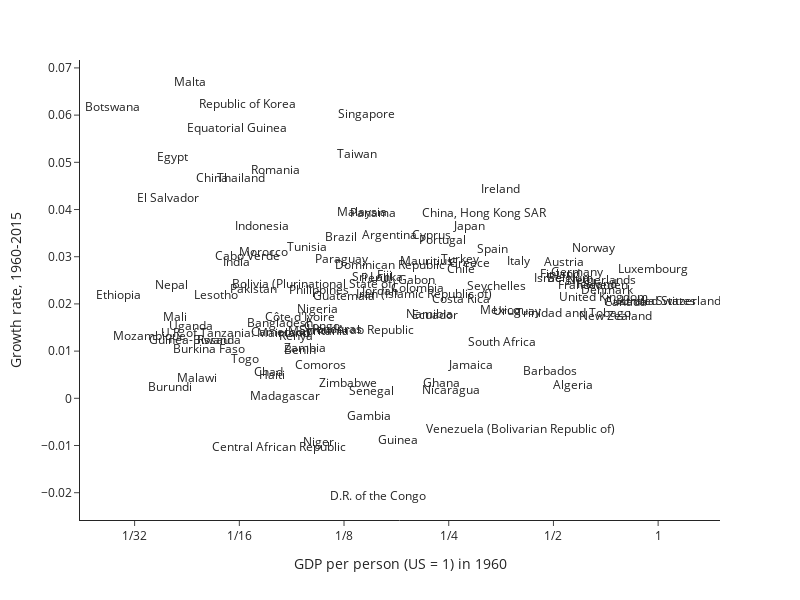

The cell this chart's notebook holds for it:
### Markdown cell above
Does it look identical to Jones' figure? Look at Norway!

## Replicating Figure 26

### Code cell
fig = px.scatter(data_for_plot, 'rgdpc1960_rel_us', 'rgdpc_growth', 
                 text = data_for_plot.index, 
                 log_x = True)

fig.update_layout(template = 'simple_white',
                  width = 800, height = 600,
                  xaxis_title = 'GDP per person (US = 1) in 1960',
                  yaxis_title = 'Growth rate, 1960-2015')
fig.update_xaxes(tickvals = [1/32, 1/16, 1/8, 1/4, 1/2, 1],
                 ticktext = ["1/32", "1/16", "1/8", "1/4", "1/2", "1"])
fig.update_traces(mode='text')

### Figure 1 — Plotly figure (JSON) as saved in the notebook; plotly's stock layout.template omitted (floating-point values rounded to 4 significant figures; data arrays with more than 128 entries replaced by an {"elided": "..."} marker saying what was removed)
{"data": [{"hovertemplate": "rgdpc1960_rel_us=%{x}<br>rgdpc_growth=%{y}<br>country=%{text}<extra></extra>", "legendgroup": "", "marker": {"color": "#636efa", "symbol": "circle"}, "mode": "text", "name": "", "orientation": "v", "showlegend": false, "text": {"elided": "183 str values"}, "type": "scatter", "x": {"elided": "183 float values"}, "xaxis": "x", "y": {"elided": "183 float values"}, "yaxis": "y"}], "layout": {"height": 600, "legend": {"tracegroupgap": 0}, "margin": {"t": 60}, "width": 800, "xaxis": {"anchor": "y", "domain": [0, 1], "ticktext": ["1/32", "1/16", "1/8", "1/4", "1/2", "1"], "tickvals": [0.03125, 0.0625, 0.125, 0.25, 0.5, 1], "title": {"text": "GDP per person (US = 1) in 1960"}, "type": "log"}, "yaxis": {"anchor": "x", "domain": [0, 1], "title": {"text": "Growth rate, 1960-2015"}}}}
